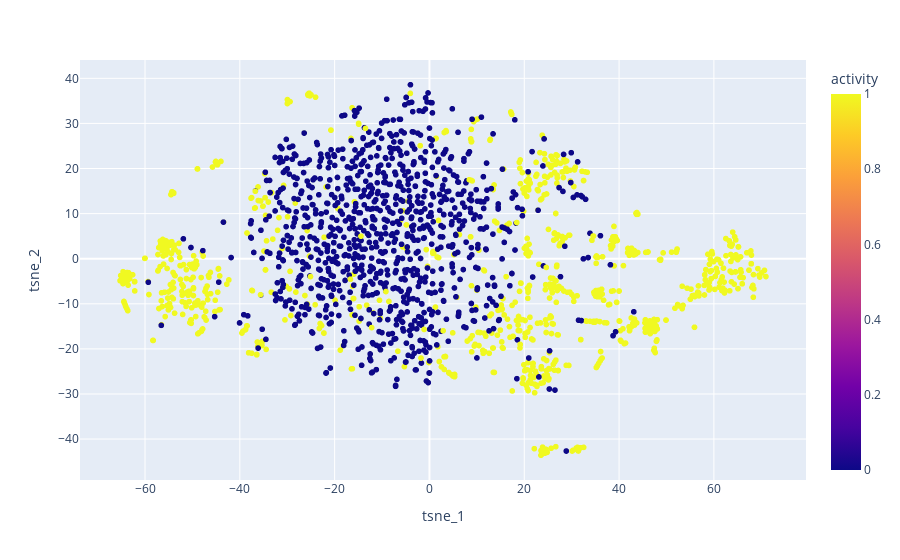

Write notebook code for a chart like this one.
### Code cell
from sklearn.manifold import TSNE
from plotly import express as ex

tsne = TSNE(n_components=2)
tsne_components = tsne.fit_transform (df_processed.drop(['subset', 'activity'], axis=1)) 
df_tsne = pd.DataFrame(tsne_components, columns=['tsne_1', 'tsne_2'])
df_tsne['activity'] = df_processed['activity']
ex.scatter(df_tsne, x='tsne_1', y='tsne_2', color='activity')

### Figure 1 — Plotly figure (JSON) as saved in the notebook; plotly's stock layout.template omitted (floating-point values rounded to 4 significant figures; data arrays with more than 128 entries replaced by an {"elided": "..."} marker saying what was removed)
{"data": [{"hovertemplate": "tsne_1=%{x}<br>tsne_2=%{y}<br>activity=%{marker.color}<extra></extra>", "legendgroup": "", "marker": {"color": {"elided": "1940 int values"}, "coloraxis": "coloraxis", "symbol": "circle"}, "mode": "markers", "name": "", "showlegend": false, "type": "scattergl", "x": {"elided": "1940 float values"}, "xaxis": "x", "y": {"elided": "1940 float values"}, "yaxis": "y"}], "layout": {"autosize": true, "coloraxis": {"colorbar": {"title": {"text": "activity"}}, "colorscale": [[0, "#0d0887"], [0.1111, "#46039f"], [0.2222, "#7201a8"], [0.3333, "#9c179e"], [0.4444, "#bd3786"], [0.5556, "#d8576b"], [0.6667, "#ed7953"], [0.7778, "#fb9f3a"], [0.8889, "#fdca26"], [1, "#f0f921"]]}, "legend": {"tracegroupgap": 0}, "margin": {"t": 60}, "xaxis": {"anchor": "y", "autorange": true, "domain": [0, 1], "range": [-73.81, 79.53], "title": {"text": "tsne_1"}, "type": "linear"}, "yaxis": {"anchor": "x", "autorange": true, "domain": [0, 1], "range": [-49.95, 44.94], "title": {"text": "tsne_2"}, "type": "linear"}}}
